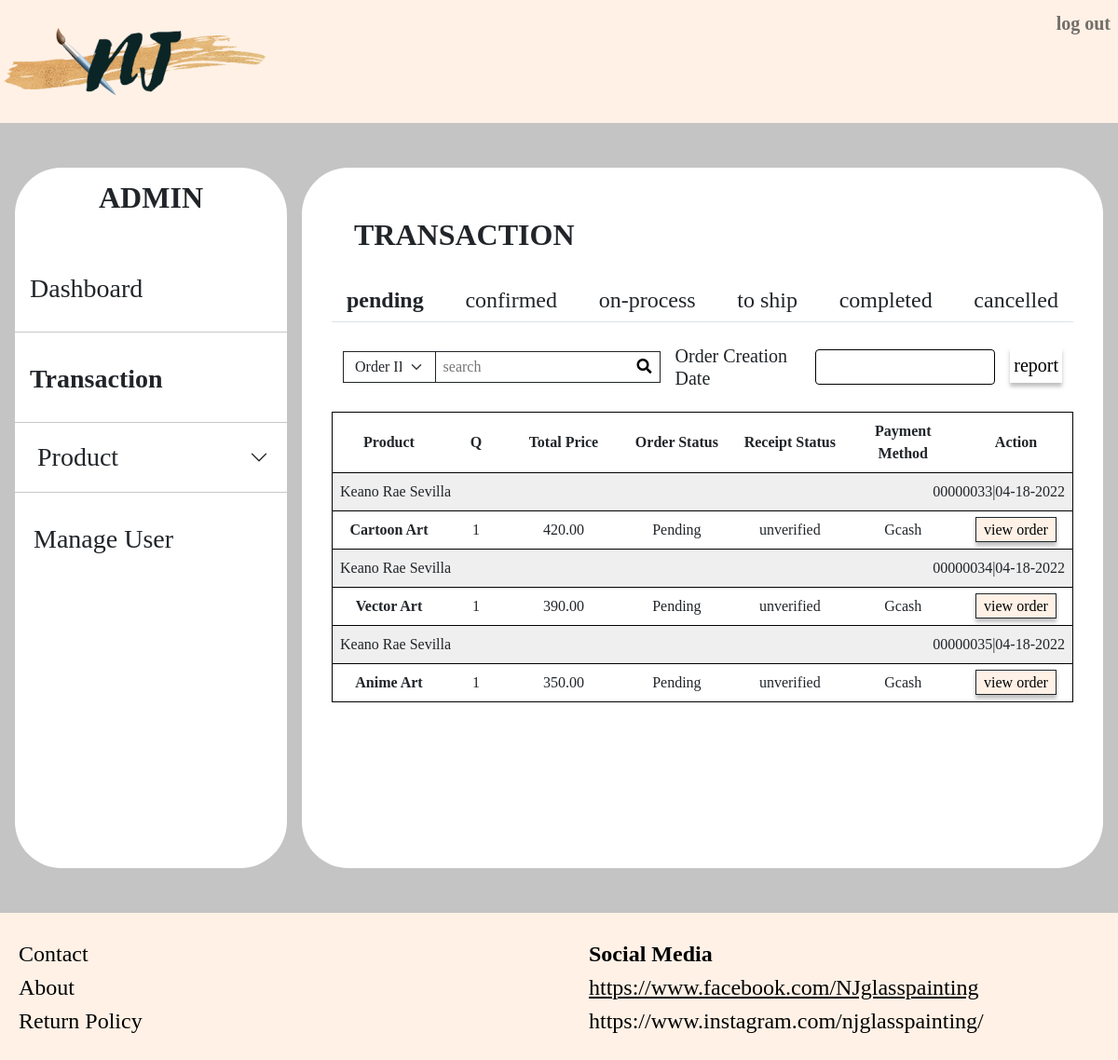
Screenshot of /users/admin/admin-transaction/pending.php (signed in) with the database file from the repository.
### tables this page shows
CREATE TABLE `orders` (
  `id` mediumint(8) UNSIGNED ZEROFILL NOT NULL,
  `customer_id` mediumint(8) UNSIGNED ZEROFILL NOT NULL,
  `receiver_name` varchar(50) NOT NULL,
  `email` varchar(50) NOT NULL,
  `shipping_address` varchar(50) NOT NULL,
  `shipping_city` varchar(50) NOT NULL,
  `ship_postal_code` varchar(50) NOT NULL,
  `contact_number` varchar(50) NOT NULL,
  `shipping_fee` decimal(7,2) NOT NULL,
  `shipping_method` varchar(50) NOT NULL,
  `message` varchar(255) NOT NULL,
  `order_status` tinyint(11) NOT NULL,
  `order_date` timestamp NOT NULL DEFAULT current_timestamp(),
  `paid_date` timestamp NULL DEFAULT NULL ON UPDATE current_timestamp(),
  `shipped_date` timestamp NULL DEFAULT NULL ON UPDATE current_timestamp()
);

CREATE TABLE `product` (
  `id` int(11) NOT NULL,
  `product_name` varchar(50) NOT NULL,
  `product_cover` varchar(50) NOT NULL,
  `product_cover_path` varchar(255) NOT NULL,
  `product_details` varchar(255) NOT NULL,
  `products_rating` varchar(50) NOT NULL,
  `1ch_price` decimal(7,2) NOT NULL,
  `2ch_price` decimal(7,2) NOT NULL,
  `add_char` decimal(7,2) NOT NULL,
  `add_dedication` decimal(7,2) NOT NULL,
  `category` varchar(100) NOT NULL
);

CREATE TABLE `order_details` (
  `id` mediumint(8) UNSIGNED ZEROFILL NOT NULL,
  `order_id` mediumint(8) UNSIGNED ZEROFILL NOT NULL,
  `product_id` int(11) NOT NULL,
  `quantity` int(11) DEFAULT 0,
  `product_price` decimal(7,2) NOT NULL,
  `add_ons` decimal(7,2) NOT NULL DEFAULT 0.00,
  `add_ons_details` varchar(200) NOT NULL,
  `uploaded_image` varchar(255) NOT NULL
);

CREATE TABLE `order_status` (
  `id` int(11) NOT NULL,
  `name` varchar(50) NOT NULL
);

CREATE TABLE `payment` (
  `id` mediumint(8) UNSIGNED ZEROFILL NOT NULL,
  `customer_id` mediumint(8) UNSIGNED ZEROFILL NOT NULL,
  `order_details_id` mediumint(8) UNSIGNED ZEROFILL NOT NULL,
  `payment_type` varchar(50) NOT NULL,
  `receipt_status` varchar(50) NOT NULL DEFAULT 'unverified',
  `uploaded_receipt` varchar(255) DEFAULT NULL,
  `total_amount` decimal(7,2) NOT NULL,
  `payment_date` timestamp NULL DEFAULT NULL ON UPDATE current_timestamp()
);

### users/admin/admin-transaction/pending.php (the view, shortened to what this page needs)
<?php
    include('../../../include/header.php');
    include('../../../include/navbar.php');
?>
<div class="container-fluid admin p-0">
    <br>
    <br>
    <div class="row gx-3 pb-5 px-4" style="min-height: 800px;">
        <div class="col-3 sidebar p-0 me-3">
            <p class="header text-center fw-bold fs-2 mt-2">ADMIN</p>
            <br>
            <div class="ms-1 d-flex align-items-center">
                <a class="text-reset text-decoration-none fs-3 ms-2 mb-1 w-100" href="../dashboard.php">
                    <span class="iconify fs-1 mb-1 me-1" data-icon="iwwa:dashboard"></span>Dashboard
                </a>
            </div>
            <hr>
            <div class="ms-1 d-flex align-items-center">
                <a class="text-reset text-decoration-none fw-bold fs-3 ms-2 mb-1 w-100" href="pending.php">
                    <span class="iconify fs-1 mb-1 me-1" data-icon="icon-park-outline:transaction-order"></span>Transaction
                </a>
            </div>
            <hr>
            <div class="ms-2">
                <div class="accordion" id="product-collapse">
                    <div class="accordion-item">
                        <h2 class="accordion-header" id="headingOne">
                            <button class="accordion-button fs-3 ps-2 py-1 collapsed shadow-none" type="button" data-bs-toggle="collapse" data-bs-target="#product" aria-expanded="false" aria-controls="product">
                                <span class="iconify fs-2 me-2" data-icon="bytesize:cart"></span>Product
                            </button>
                        </h2>
                    </div>
                </div>
            </div>
            <hr>
            <div class="ms-2 d-flex align-items-center">
                <a class="text-reset text-decoration-none fs-3 ms-2 mb-1 w-100" href="../manage_user.php">
                    <span class="iconify fs-1 mb-1 me-1" data-icon="ant-design:user-add-outlined"></span>Manage User
                </a>
            </div>
        </div>
        <div class="col right">
            <p class="fs-2 fw-bold mb-4 mt-5 mx-5">TRANSACTION</p>
            <div class="mx-3 mb-4">
                <div id="title" class="title d-flex justify-content-between mx-2 py-2 px-3 border-bottom">
                    <a class="text-reset text-decoration-none fst-normal h4 mb-0 fw-bolder" href="pending.php">pending</a>
                    <a class="text-reset text-decoration-none fst-normal h4 mb-0" href="confirmed.php">confirmed</a>
                    <a class="text-reset text-decoration-none fst-normal h4 mb-0" href="onprocess.php">on-process</a>
                    <a class="text-reset text-decoration-none fst-normal h4 mb-0" href="ship.php">to ship</a>
                    <a class="text-reset text-decoration-none fst-normal h4 mb-0" href="complete.php">completed</a>
                    <a class="text-reset text-decoration-none fst-normal h4 mb-0" href="cancelled.php">cancelled</a>
                </div>
            </div>
            <div class="row m-4">
                <div class="button-group d-flex align-items-center">
                    <div>
                        <select class="form-select shadow-none border-dark border-end-0 rounded-0 py-1" name="sort" aria-label="Floating label select example">
                            <option selected>Order ID</option>
                        </select>
                    </div>
                    <div class="d-flex me-3">
                        <input type="search" class="ps-2 py-1 border border-dark border-end-0" placeholder="search">
                        <button type="button" class="border border-dark border-start-0"><span><i class="fas fa-search mx-2"></i></span></button>
                    </div>
                    <h5 class="mb-0 me-4 lh-normal">Order Creation Date</h5>
                    <div class="col-3 me-3">
                        <input class="form-control" type="text">
                    </div>
                    <div class="mb-1" style="font-size: 20px;">
                        <button type="button" class="p-1 border-0 btn-pink btn-shadow">
                            <span class="iconify" data-icon="bxs:download"></span>report
                        </button>
                    </div>
                </div>
            </div>
            <div class="row mx-4">
                <table class="table table-responsive">
                    <thead align="center" class="align-middle">
                        <tr>
                            <th scope="col">Product</th>
                            <th scope="col" class="col-1">Q</th>
                            <th scope="col">Total Price</th>
                            <th scope="col">Order Status</th>
                            <th scope="col">Receipt Status</th>
                            <th scope="col">Payment Method</th>
                            <th scope="col">Action</th>
                        </tr>
                    </thead>
                    <tbody>
                        <tr>
                            <?php
                                $database = new Connection();
                                $db = $database->open();
                                try{
                                    $sql = "SELECT CONCAT(u.first_name,' ',u.last_name) AS fullname, product_name, o.id, od.quantity, (od.product_price*od.quantity) as total, os.name, pm.receipt_status, DATE_FORMAT(o.order_date, '%m-%d-%Y') as date
                                            FROM orders o JOIN order_details od JOIN user u JOIN product p JOIN order_status os JOIN payment pm
                                            ON o.id=od.order_id AND o.customer_id=u.id AND p.id=od.product_id AND o.order_status=os.id AND od.id = pm.order_details_id
                                            WHERE o.order_status=1
                                            ORDER BY o.id";
                                    foreach ($db->query($sql) as $row) {
                            ?>
                            <tr style="background: rgba(196, 196, 196, 0.28);">
                                <td colspan="5"><?php echo $row['fullname']; ?></td>
                                <td class="text-end" colspan="2"><?php echo $row['id']."|".$row['date']; ?></td>
                            </tr>
                            <tr align="center">
                                <th scope="row"><?php echo $row['product_name'] ?></th>
                                <td><?php echo $row['quantity']; ?></td>
                                <td><?php echo $row['total']; ?></td>
                                <td><?php echo $row['name'] ?></td>
                                <td><?php echo $row['receipt_status'] ?></td>
                                <td>Gcash</td>
                                <td>
                                    <a href="orderdetails.php?vieworder=<?php echo $row['id']; ?>"
                                        class="text-reset text-decoration-none px-2 py-1 border border-dark btn-pink btn-shadow">
                                        view order
                                    </a>
                                </td>
                            </tr>
                        </tr>
                        <?php
                            }
                        }
                        catch(PDOException $e){
                            echo "There is some problem in connection: " . $e->getMessage();
                        }
                    ?>
                    </tbody>
                </table>
            </div>
        </div>
    </div>
</div>
<?php include('../../../include/footer.php'); ?>

### assets/css/css/all.css (style rules this page uses)
.fa, .fas, .far, .fal, .fad, .fab { -moz-osx-font-smoothing: grayscale; -webkit-font-smoothing: antialiased; display: inline-block; font-style: normal; font-variant: normal; text-rendering: auto; line-height: 1; }
.fa-search:before { content: "\f002"; }
.fa, .fas { font-family: 'Font Awesome 5 Free'; font-weight: 900; }

### assets/css/styles.css (style rules this page uses)
* { margin: 0; padding: 0; box-sizing: border-box; font-family: Calibri; }
body { overflow-x: hidden; }
.btn-pink { background-color: #FFF1E6 !important; color: #000 !important; font-weight: 400; font-style: normal; }
.btn-shadow { box-shadow: 0px 4px 4px rgba(0, 0, 0, 0.25); }
.accordion-button:after { float: right; color: #000 !important; }
.accordion-item { border: 1px solid #000; }
a { cursor: pointer; }
.shipping-info .form-control, .admin .form-control { border: 1px solid #000; box-shadow: none; }
.admin { background-color: #C4C4C4; }
.sidebar, .admin .right { background: #fff; border-radius: 50px; }
.admin .accordion-item { border: none; width: 100%; }
.admin .button-group input { outline: none; }
.admin .button-group button { background-color: #fff !important; }
.admin table tr { border: 1px solid #000; }
.table { table-layout: fixed; }

### rows the page displays
orders: fullname "Keano Rae Sevilla", id "00000033", date "04-18-2022", product.product_name "Cartoon Art", order_details.quantity "1", total "420.00", order_status.name "Pending", payment.receipt_status "unverified"
orders: fullname "Keano Rae Sevilla", id "00000034", date "04-18-2022", product.product_name "Vector Art", order_details.quantity "1", total "390.00", order_status.name "Pending", payment.receipt_status "unverified"
orders: fullname "Keano Rae Sevilla", id "00000035", date "04-18-2022", product.product_name "Anime Art", order_details.quantity "1", total "350.00", order_status.name "Pending", payment.receipt_status "unverified"
